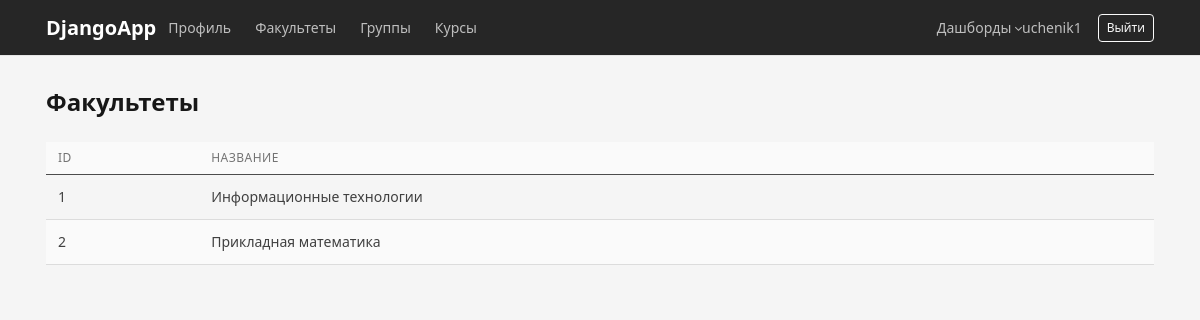
/departments/ (signed in), run on an earlier commit of the app's database.
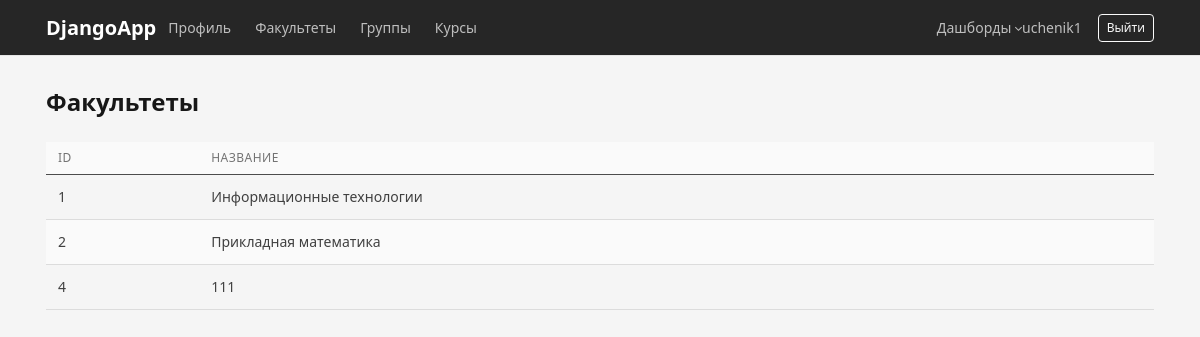
And on a later commit of the database.
### accounts/models.py (models this page shows, shortened)
class Department(models.Model):
    name = models.CharField(max_length=200)

### accounts/views.py (the view)
@login_required
def department_list(request):
    departments = Department.objects.all()
    return render(
        request,
        'department_list.html',
        {
            'departments': departments,
            'is_methodist': is_methodist(request.user),
        }
    )

### accounts/views.py (called while the page is built)
def is_methodist(user):
    return user.groups.filter(name='Методист').exists()

### templates/department_list.html (shortened to what this page needs)
{% extends 'base.html' %}
{% block content %}
<div class="d-flex justify-content-between mb-3">
    <h1>Факультеты</h1>
</div>
<table class="table table-striped">
    <thead class="table-dark">
        <tr>
            <th>ID</th>
            <th>Название</th>
        </tr>
    </thead>
    <tbody>
        {% for department in departments %}
        <tr>
            <td>{{ department.id }}</td>
            <td>{{ department.name }}</td>
        </tr>
        {% empty %}
        <tr>
            <td colspan="3" class="text-center">Факультетов пока нет.</td>
        </tr>
        {% endfor %}
    </tbody>
</table>
{% endblock %}

What changed in the data, as far as the page shows it:
added Department: id "4", name "111"
